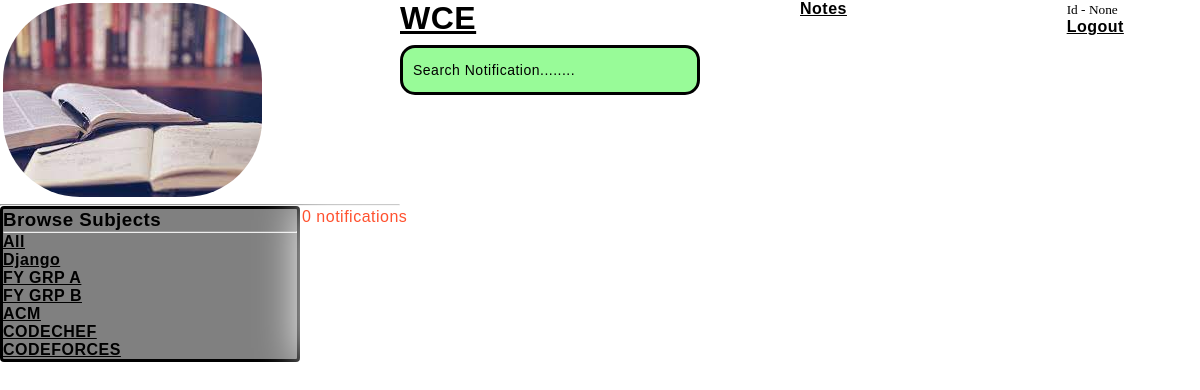
Page /home/?q=Django on the committed database.
### base/models.py (models this page shows, shortened)
class Topic(models.Model):
    name = models.CharField(max_length = 200)

### base/views.py (the view)
# urls.py: path('home/', views.home, name = "home"),
def home(request):
    q = request.GET.get('q')
    if q == None:
        q = ''
    notifications = Notification.objects.filter(
        Q(topic__name__icontains = q) |
        Q(title__icontains = q) |
        Q(description__icontains = q)
    )
    number_notifications = notifications.count()
    topics = Topic.objects.all()
    context = {'notifications' : notifications, 'topics' : topics, 'number_notifications' : number_notifications, 'page' : 'home'}
    return render(request, 'base/home.html', context)

### base/templates/base/home.html
{% extends 'main.html' %}
{% block content %}
<div class = "home-container">
        {% include 'base/topics_component.html' %}
    {% include 'base/feed_component.html' %}
</div>
{% endblock %}

### base/templates/base/topics_component.html
<div class="browse-sub">
<h3>Browse Subjects</h3>
        <hr>
        <div>
            <a href="{% url 'home' %}" ><h4> All</h4> </a>
        </div>
        {% for topic in topics %}
        <div>
            <a href="{% url 'home' %}?q={{topic.name}}" ><h4> {{topic.name}} </h4></a>
        </div>
        {% endfor %}
</div>

### static/styles/style.css (style rules this page uses)
*, *:before, *:after { padding: 0; margin: 0; box-sizing: border-box; }
.browse-sub { border: solid black; border-radius: 4px; background-color: gray; box-shadow: white; font-family: 'Poppins',sans-serif; letter-spacing: 0.5px; }
.home-container { display: grid; grid-template-columns: 1fr 3fr; }
a { font-family: 'Poppins',sans-serif; letter-spacing: 0.5px; font-weight: 900; color: black; }
::placeholder { color: black; }

### rows in the picture
Topic: name "Django"
Topic: name "FY GRP A"
Topic: name "FY GRP B"
Topic: name "ACM"
Topic: name "CODECHEF"
Topic: name "CODEFORCES"

### other values in the picture
{{ request.user.id }} "None"
{{ number_notifications }} "0"
